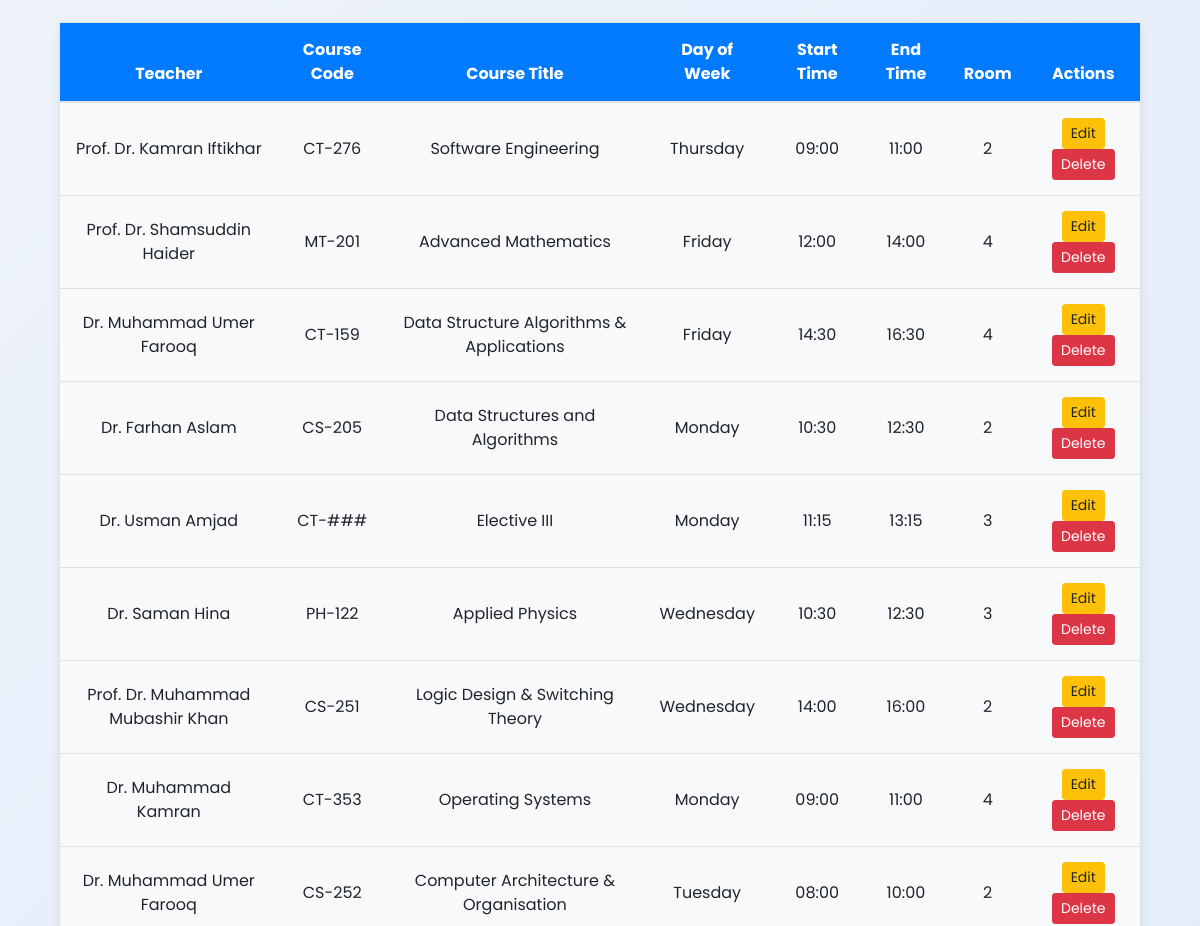
The app's page /courses (middle part), older data.
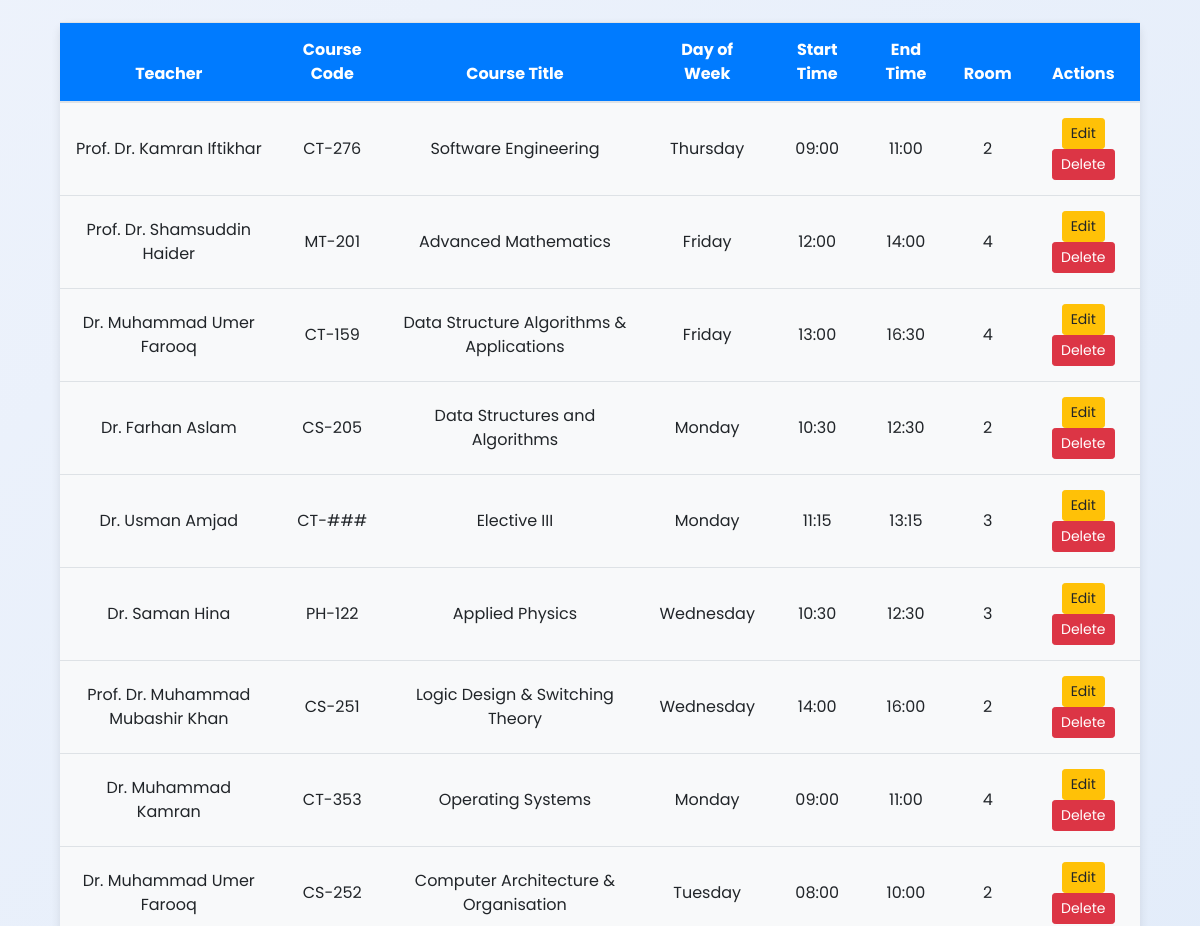
The same page, newer data.
### tables this page shows
CREATE TABLE course_schedule (
        id INTEGER PRIMARY KEY AUTOINCREMENT,
        teacher_name TEXT NOT NULL,
        course_code TEXT NOT NULL,
        course_title TEXT NOT NULL,
        day_of_week TEXT NOT NULL,
        class_start_time TIME NOT NULL,
        class_end_time TIME NOT NULL,
        room INTEGER NOT NULL
    );

### app.py (the view)
@app.route('/courses', methods=['GET', 'POST'])
def course_list():
    try:
        teacher_name = request.args.get('teacher_name', '').strip()
        course_code = request.args.get('course_code', '').strip()
        day_of_week = request.args.get('day_of_week', '').strip()
        query = "SELECT * FROM course_schedule WHERE 1=1"
        params = []
        if teacher_name:
            query += " AND teacher_name LIKE ?"
            params.append(f"%{teacher_name}%")
        if course_code:
            query += " AND course_code LIKE ?"
            params.append(f"%{course_code}%")
        if day_of_week:
            query += " AND day_of_week LIKE ?"
            params.append(f"%{day_of_week}%")
        with get_db_connection() as conn:
            if conn:
                cursor = conn.cursor()
                cursor.execute(query, tuple(params))
                courses = cursor.fetchall()
            else:
                raise sqlite3.Error("Failed to connect to the database")
        if not courses:
            flash("No courses found with the selected filters.", "info")
        return render_template('index.html', courses=courses)
    except sqlite3.Error as e:
        flash(f"Error fetching course data: {e}", "danger")
        return render_template('index.html', courses=[])

### app.py (called while the page is built)
def get_db_connection():
    try:
        conn = sqlite3.connect('university_schedule.db')  # Connect to the database file
        conn.row_factory = sqlite3.Row  # Allows rows to behave like dictionaries
        return conn
    except sqlite3.Error as e:
        print(f"Database connection error: {e}")
        flash(f"Database error: {e}", "danger")
        return None

### templates/index.html (shortened to what this page needs)
{% extends 'base.html' %}
{% block content %}
    <div class="container">
        <table class="table">
            <thead>
                <tr>
                    <th>Teacher</th>
                    <th>Course Code</th>
                    <th>Course Title</th>
                    <th>Day of Week</th>
                    <th>Start Time</th>
                    <th>End Time</th>
                    <th>Room</th>
                    <th>Actions</th>
                </tr>
            </thead>
            <tbody>
                {% for course in courses %}
                <tr>
                    <td>{{ course.teacher_name }}</td>
                    <td>{{ course.course_code }}</td>
                    <td>{{ course.course_title }}</td>
                    <td>{{ course.day_of_week }}</td>
                    <td>{{ course.class_start_time }}</td>
                    <td>{{ course.class_end_time }}</td>
                    <td>{{ course.room }}</td>
                    <td>
                        <a href="{{ url_for('edit_course', id=course.id) }}" class="btn btn-warning btn-sm">Edit</a>
                        <a href="{{ url_for('delete_course', id=course.id) }}" class="btn btn-danger btn-sm" onclick="return confirm('Are you sure you want to delete this course?');">Delete</a>
                    </td>
                </tr>
                {% endfor %}
            </tbody>
        </table>
    </div>
{% endblock %}

### templates/base.html (shortened to what this page needs)
<!DOCTYPE html>
<html lang="en">
<head>
    <link rel="stylesheet" href="https://stackpath.bootstrapcdn.com/bootstrap/4.5.2/css/bootstrap.min.css">
</head>
<body>
    <div class="content">
        <div class="container mt-4">
            {% block content %}
            {% endblock %}
        </div>
    </div>
</body>
</html>

### templates/base.html (style rules this page uses)
body { font-family: "Poppins", sans-serif; background: linear-gradient(135deg, #f0f4fc, #dae7f8); color: #333; margin: 0; padding: 0; }
.content { padding-top: 80px; }
body { font-family: 'Poppins', sans-serif; background-color: #f7f7f7; margin: 0; padding: 0; }
.table { background-color: #fff; border-radius: 8px; box-shadow: 0 4px 10px rgba(0, 0, 0, 0.1); border-collapse: collapse; }
.table th, .table td { text-align: center; padding: 15px; vertical-align: middle; }
.table th { background-color: #007bff; color: white; }
.table td { background-color: #f8f9fa; font-size: 1rem; }

Row changes from the older to the newer data that the page shows:
changed course_schedule "CT-159": class_start_time "14:30" → "13:00"
